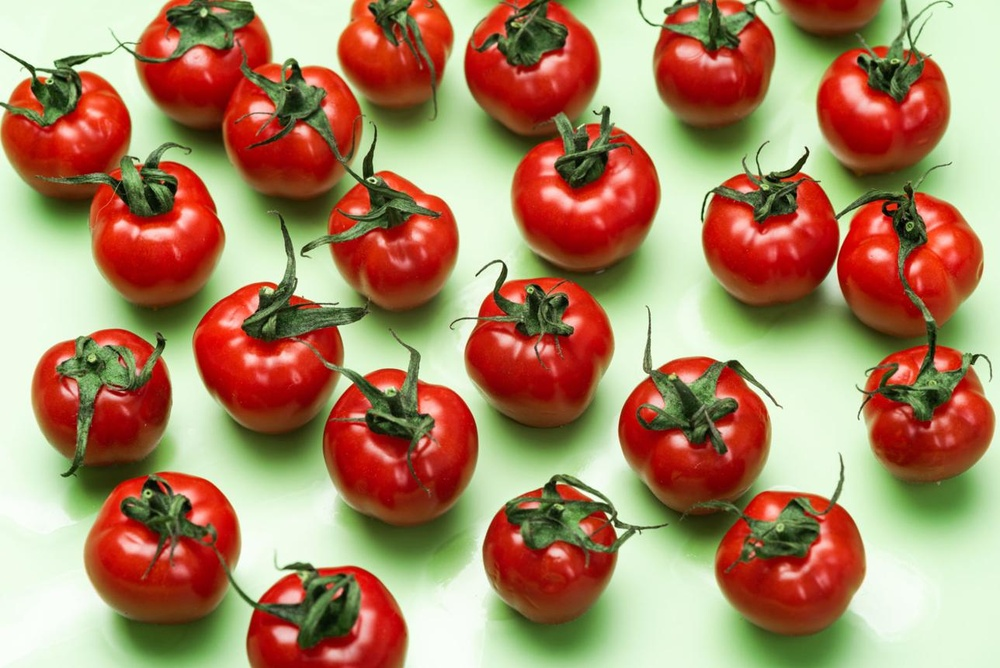
#> input picture assign_24/img_2.jpeg, 1000 x 668 px, shrunk from 1288 x 860 before the run
$ python dilation.py
#> lines starting #> are read from the running program, lines starting #| are printed output that depends on the picture; after the words box and inside, x2 and y2 are one past the last pixel; in counts of white or black regions, pixels touching at a corner belong together
import cv2
import numpy as np
import matplotlib.pyplot as plt

# Read your own image
image = cv2.imread("img_2.jpeg")
#> image is the input picture: shape (668, 1000, 3); mean B, G, R 99.9, 133.1, 170.4

if image is None:
    raise FileNotFoundError("Image not found! Check the filename.")

# Convert image to grayscale
gray_image = cv2.cvtColor(image, cv2.COLOR_BGR2GRAY)
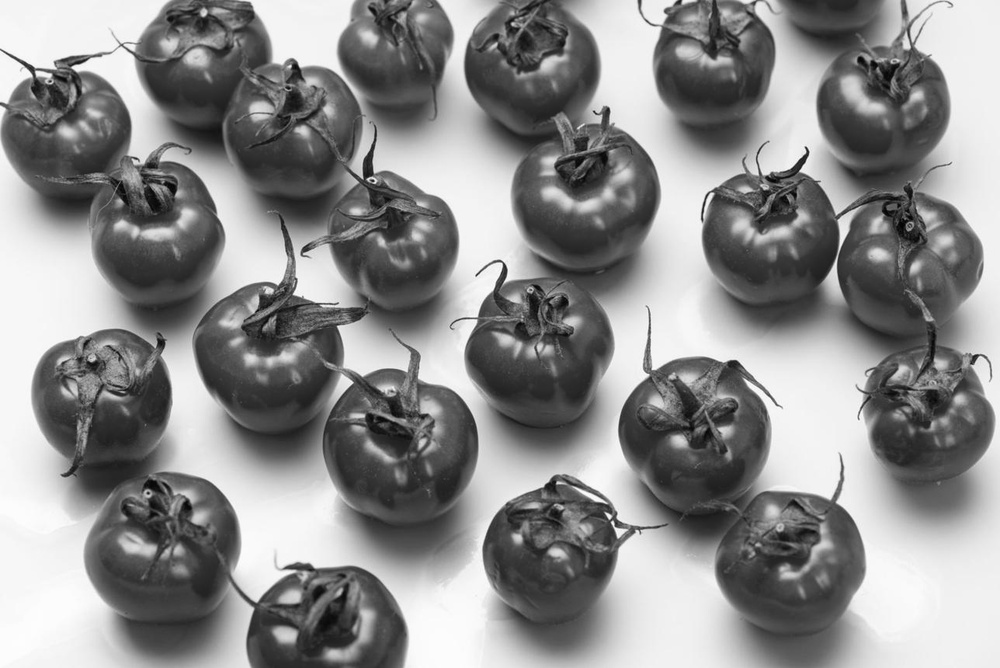
#> gray_image: shape (668, 1000); min 2, max 253, mean 140.5

# Convert grayscale image to binary
_, binary_image = cv2.threshold(
    gray_image, 127, 255, cv2.THRESH_BINARY
)
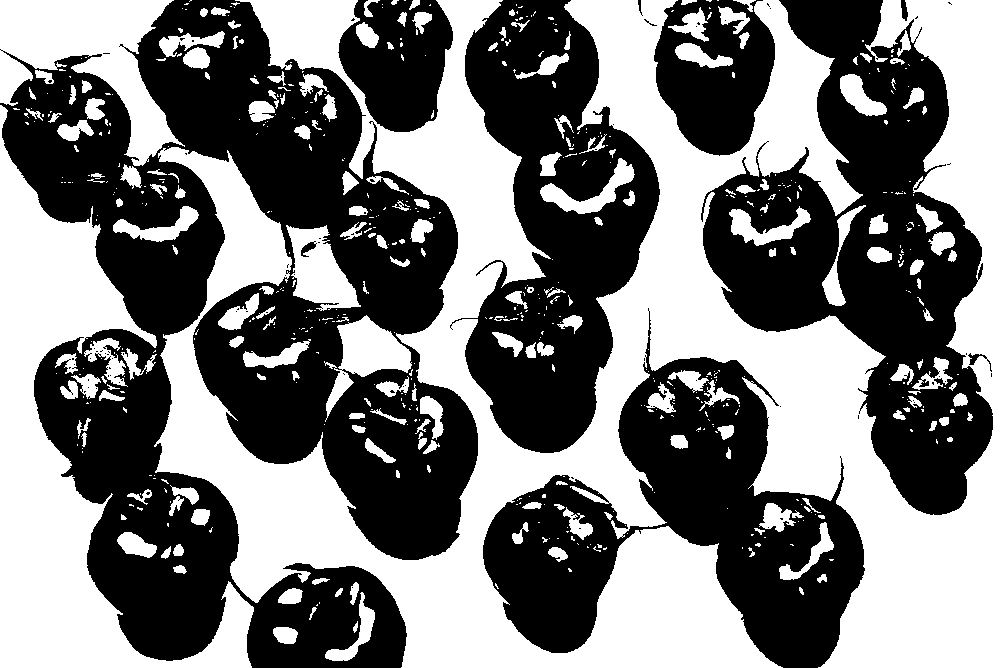
#> binary_image: shape (668, 1000); 48% white; 611 white regions (408 under 20 px), largest, box (x1, y1, x2, y2) and area: (154, 0, 1000, 668) 216784, (0, 105, 254, 668) 45092, (0, 0, 185, 166) 13989

# Create a structuring element (kernel)
kernel = np.ones((7, 7), dtype=np.uint8)

# Apply dilation
dilated_image = cv2.dilate(
    binary_image, kernel, iterations=1
)
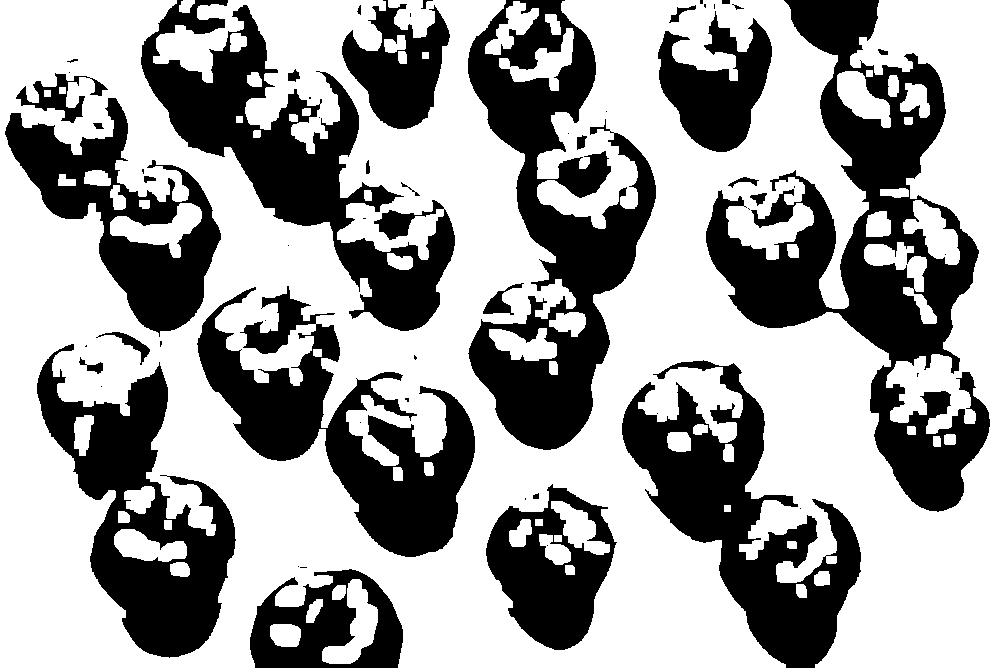
#> dilated_image: shape (668, 1000); 62.9% white; 60 black regions (29 under 20 px), largest, box (x1, y1, x2, y2) and area: (706, 0, 990, 512) 46418, (468, 0, 656, 450) 35183, (141, 0, 455, 331) 29470

# Display original and dilated images
plt.figure(figsize=(10, 4))

plt.subplot(1, 2, 1)
plt.imshow(binary_image, cmap="gray")
plt.title("Original Binary Image")
plt.axis("off")

plt.subplot(1, 2, 2)
plt.imshow(dilated_image, cmap="gray")
plt.title("Image After Dilation")
plt.axis("off")

plt.tight_layout()
plt.show()
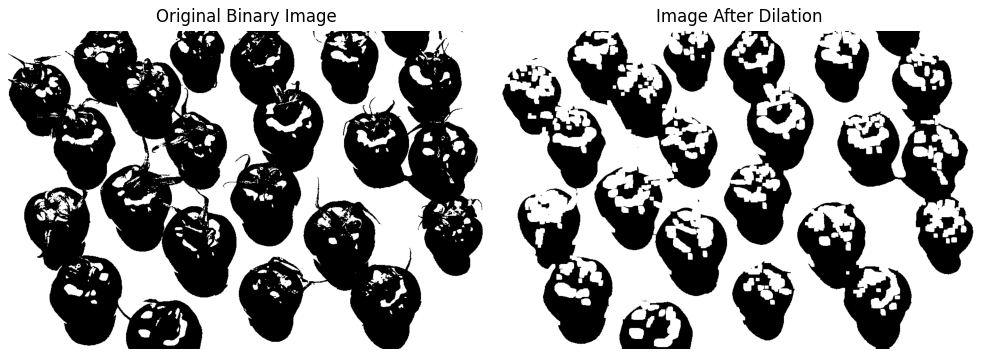
#> figure drawn by matplotlib, 2 panels

# Save the result
cv2.imwrite("dilated_image.jpg", dilated_image)

$ run again, with assign_24/img_1.jpeg copied over assign_24/img_2.jpeg
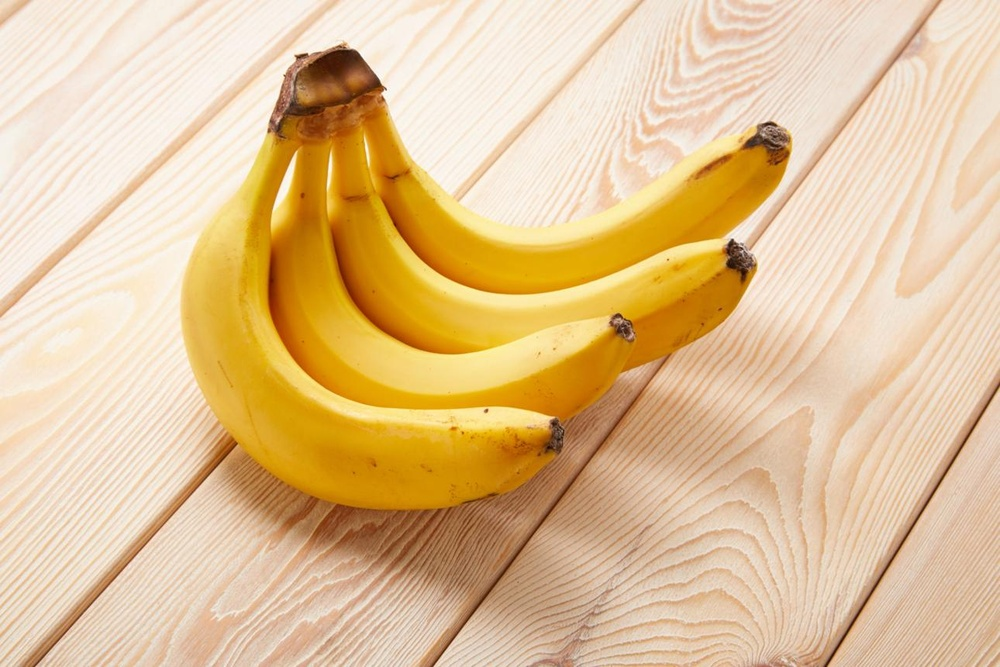
#> input picture assign_24/img_1.jpeg, 1000 x 667 px, shrunk from 1290 x 860 before the run
#> image is the input picture: shape (667, 1000, 3); mean B, G, R 149.2, 194.5, 226.2
#> `_, binary_image = cv2.threshold( gray_image, 127, 255, cv2.THRESH_BINA..`:
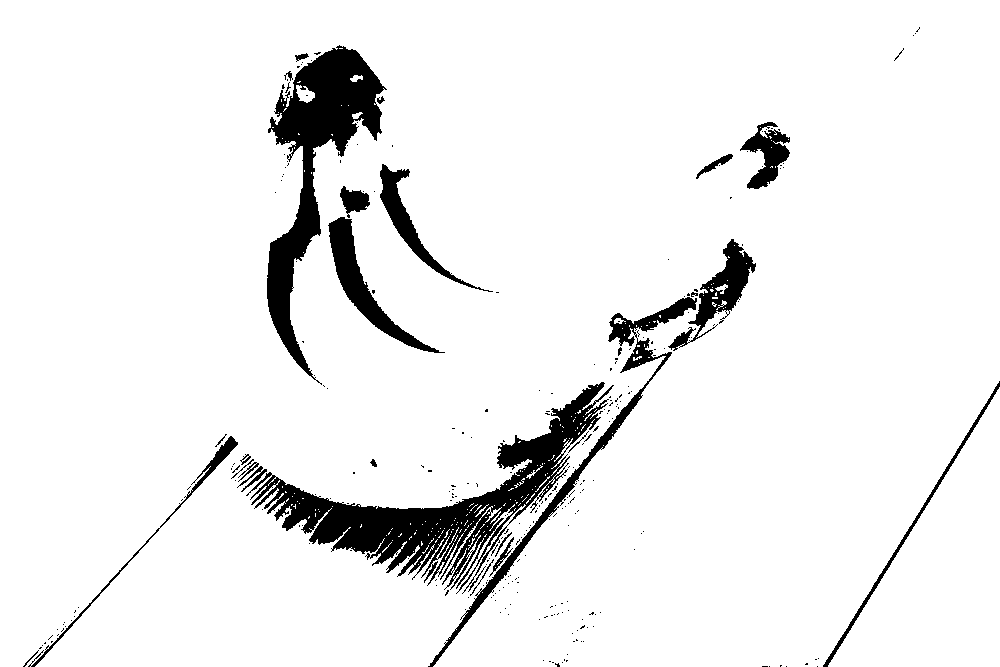
#> binary_image: shape (667, 1000); 93% white; 284 black regions (257 under 20 px), largest, box (x1, y1, x2, y2) and area: (246, 382, 614, 594) 16435, (267, 45, 387, 385) 12092, (428, 297, 697, 667) 4314
#> dilated_image: shape (667, 1000); 97.6% white; 47 black regions (29 under 20 px), largest, box (x1, y1, x2, y2) and area: (277, 52, 379, 169) 5099, (317, 504, 466, 553) 2793, (270, 175, 317, 362) 2544
#> `plt.show()`:
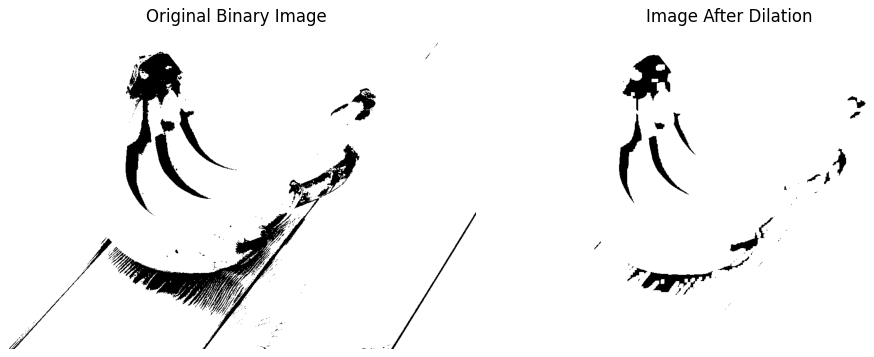
#> figure drawn by matplotlib, 2 panels
